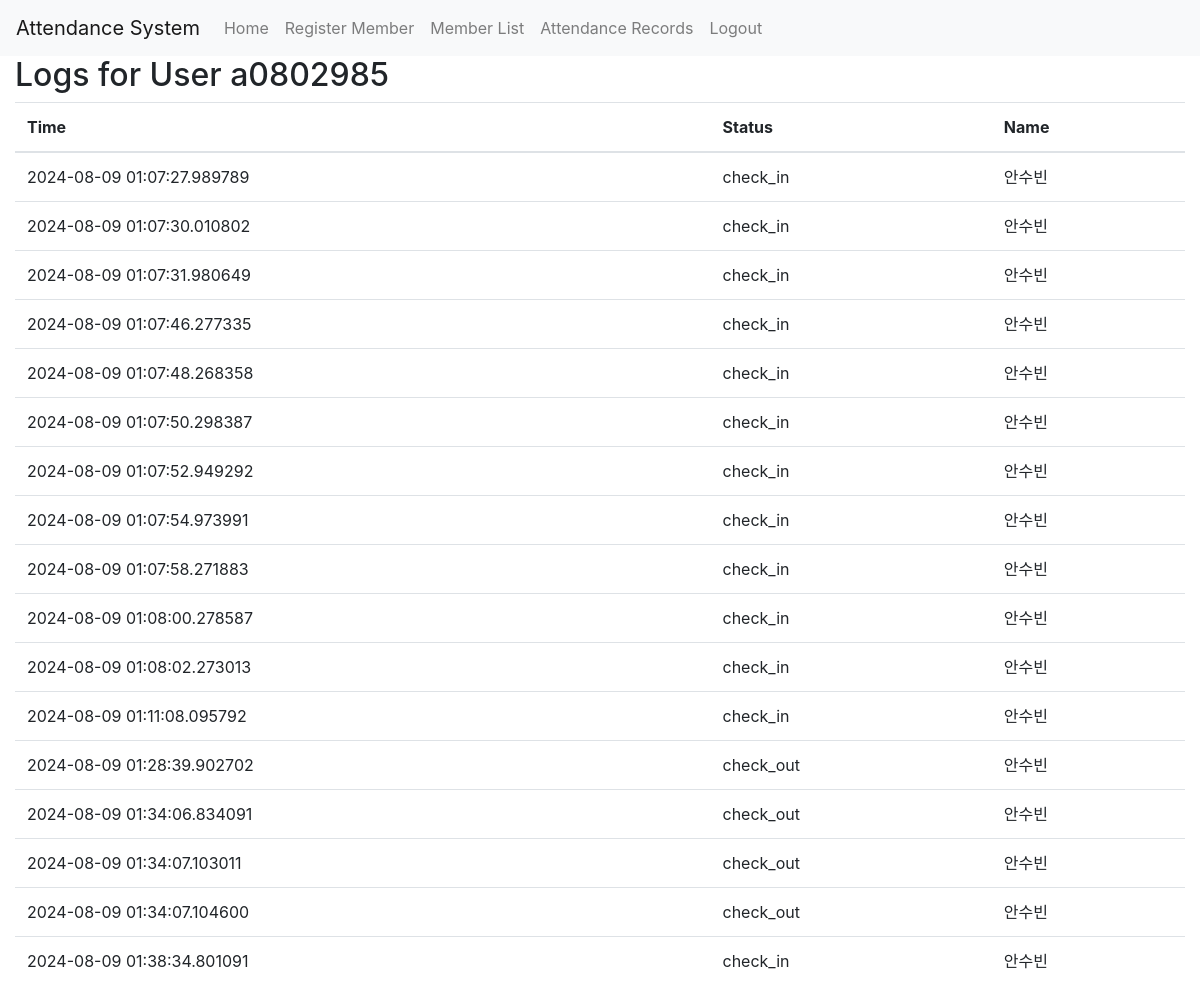
The page /member_logs/a0802985 (signed in) on the database its author committed.
### tables this page shows
CREATE TABLE attendance
                (name TEXT, time TIMESTAMP, status TEXT, user_id TEXT);

CREATE TABLE users
                (id TEXT PRIMARY KEY, name TEXT, phone TEXT, gender TEXT, memo TEXT, created_at TIMESTAMP, updated_at TIMESTAMP, encodings BLOB);

### py/app.py (the view)
@app.route('/member_logs/<user_id>')
def member_logs(user_id):
    if not session.get('admin_logged_in'):
        return redirect(url_for('admin'))
    logs = get_user_logs(user_id)
    return render_template('member_logs.html', title=f"Logs for User {user_id}", logs=logs, user_id=user_id)

### py/database.py (called while the page is built)
def get_user_logs(user_id):
    c.execute("""
        SELECT attendance.time, attendance.status, users.name
        FROM attendance
        JOIN users ON attendance.user_id = users.id
        WHERE attendance.user_id = ?
    """, (user_id,))
    logs = [{"time": row[0], "status": row[1], "name": row[2]} for row in c.fetchall()]
    return logs

### templates/member_logs.html
{% extends "layout.html" %}
{% block content %}
<h2>Logs for User {{ user_id }}</h2>
<table class="table">
    <thead>
        <tr>
            <th>Time</th>
            <th>Status</th>
            <th>Name</th>
        </tr>
    </thead>
    <tbody>
        {% for log in logs %}
        <tr>
            <td>{{ log.time }}</td>
            <td>{{ log.status }}</td>
            <td>{{ log.name }}</td>
        </tr>
        {% endfor %}
    </tbody>
</table>
{% endblock %}

### templates/layout.html (style rules this page uses)
body { padding-top: 56px; }

### rows shown on the page
attendance: time "2024-08-09 01:07:27.989789", status "check_in", name "안수빈"
attendance: time "2024-08-09 01:07:30.010802", status "check_in", name "안수빈"
attendance: time "2024-08-09 01:07:31.980649", status "check_in", name "안수빈"
attendance: time "2024-08-09 01:07:46.277335", status "check_in", name "안수빈"
attendance: time "2024-08-09 01:07:48.268358", status "check_in", name "안수빈"
attendance: time "2024-08-09 01:07:50.298387", status "check_in", name "안수빈"
attendance: time "2024-08-09 01:07:52.949292", status "check_in", name "안수빈"
attendance: time "2024-08-09 01:07:54.973991", status "check_in", name "안수빈"
attendance: time "2024-08-09 01:07:58.271883", status "check_in", name "안수빈"
attendance: time "2024-08-09 01:08:00.278587", status "check_in", name "안수빈"
attendance: time "2024-08-09 01:08:02.273013", status "check_in", name "안수빈"
attendance: time "2024-08-09 01:11:08.095792", status "check_in", name "안수빈"
attendance: time "2024-08-09 01:28:39.902702", status "check_out", name "안수빈"
attendance: time "2024-08-09 01:34:06.834091", status "check_out", name "안수빈"
attendance: time "2024-08-09 01:34:07.103011", status "check_out", name "안수빈"
attendance: time "2024-08-09 01:34:07.104600", status "check_out", name "안수빈"
attendance: time "2024-08-09 01:38:34.801091", status "check_in", name "안수빈"

### other values the page prints
{{ user_id }} "a0802985"
